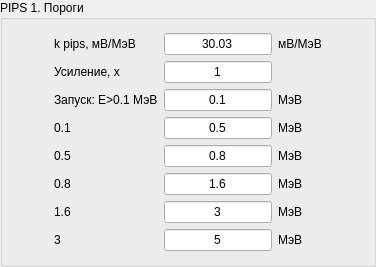
                            <widget class="QGroupBox" name="groupBox_2">
                             <property name="title">
                              <string>PIPS 1. Пороги</string>
                             </property>
                             <layout class="QGridLayout" name="gridLayout_5">
                              <item row="4" column="1">
                               <widget class="QLabel" name="label_6">
                                <property name="sizePolicy">
                                 <sizepolicy hsizetype="Maximum" vsizetype="Maximum">
                                  <horstretch>0</horstretch>
                                  <verstretch>0</verstretch>
                                 </sizepolicy>
                                </property>
                                <property name="text">
                                 <string>0.1&lt;E≤0.5 МэВ</string>
                                </property>
                               </widget>
                              </item>
                              <item row="3" column="3">
                               <widget class="QLabel" name="label_unit_1">
                                <property name="sizePolicy">
                                 <sizepolicy hsizetype="Maximum" vsizetype="Maximum">
                                  <horstretch>0</horstretch>
                                  <verstretch>0</verstretch>
                                 </sizepolicy>
                                </property>
                                <property name="text">
                                 <string>МэВ</string>
                                </property>
                               </widget>
                              </item>
                              <item row="9" column="2">
                               <widget class="QLineEdit" name="lineEdit_th_e_3">
                                <property name="text">
                                 <string>3</string>
                                </property>
                                <property name="alignment">
                                 <set>Qt::AlignCenter</set>
                                </property>
                               </widget>
                              </item>
                              <item row="5" column="1">
                               <widget class="QLabel" name="label_7">
                                <property name="sizePolicy">
                                 <sizepolicy hsizetype="Maximum" vsizetype="Maximum">
                                  <horstretch>0</horstretch>
                                  <verstretch>0</verstretch>
                                 </sizepolicy>
                                </property>
                                <property name="text">
                                 <string>0.5&lt;E≤0.8 МэВ</string>
                                </property>
                               </widget>
                              </item>
                              <item row="9" column="0">
                               <spacer name="horizontalSpacer_12">
                                <property name="orientation">
                                 <enum>Qt::Horizontal</enum>
                                </property>
                                <property name="sizeHint" stdset="0">
                                 <size>
                                  <width>40</width>
                                  <height>20</height>
                                 </size>
                                </property>
                               </spacer>
                              </item>
                              <item row="4" column="3">
                               <widget class="QLabel" name="label_unit_2">
                                <property name="sizePolicy">
                                 <sizepolicy hsizetype="Maximum" vsizetype="Maximum">
                                  <horstretch>0</horstretch>
                                  <verstretch>0</verstretch>
                                 </sizepolicy>
                                </property>
                                <property name="text">
                                 <string>МэВ</string>
                                </property>
                               </widget>
                              </item>
                              <item row="9" column="1">
                               <widget class="QLabel" name="label_9">
                                <property name="sizePolicy">
                                 <sizepolicy hsizetype="Maximum" vsizetype="Maximum">
                                  <horstretch>0</horstretch>
                                  <verstretch>0</verstretch>
                                 </sizepolicy>
                                </property>
                                <property name="text">
                                 <string>1.6&lt;E≤3 МэВ</string>
                                </property>
                               </widget>
                              </item>
                              <item row="7" column="3">
                               <widget class="QLabel" name="label_unit_4">
                                <property name="sizePolicy">
                                 <sizepolicy hsizetype="Maximum" vsizetype="Maximum">
                                  <horstretch>0</horstretch>
                                  <verstretch>0</verstretch>
                                 </sizepolicy>
                                </property>
                                <property name="text">
                                 <string>МэВ</string>
                                </property>
                               </widget>
                              </item>
                              <item row="9" column="3">
                               <widget class="QLabel" name="label_unit_5">
                                <property name="sizePolicy">
                                 <sizepolicy hsizetype="Maximum" vsizetype="Maximum">
                                  <horstretch>0</horstretch>
                                  <verstretch>0</verstretch>
                                 </sizepolicy>
                                </property>
                                <property name="text">
                                 <string>МэВ</string>
                                </property>
                               </widget>
                              </item>
                              <item row="5" column="3">
                               <widget class="QLabel" name="label_unit_3">
                                <property name="sizePolicy">
                                 <sizepolicy hsizetype="Maximum" vsizetype="Maximum">
                                  <horstretch>0</horstretch>
                                  <verstretch>0</verstretch>
                                 </sizepolicy>
                                </property>
                                <property name="text">
                                 <string>МэВ</string>
                                </property>
                               </widget>
                              </item>
                              <item row="10" column="3">
                               <widget class="QLabel" name="label_unit_6">
                                <property name="sizePolicy">
                                 <sizepolicy hsizetype="Maximum" vsizetype="Maximum">
                                  <horstretch>0</horstretch>
                                  <verstretch>0</verstretch>
                                 </sizepolicy>
                                </property>
                                <property name="text">
                                 <string>МэВ</string>
                                </property>
                               </widget>
                              </item>
                              <item row="1" column="2">
                               <widget class="QLineEdit" name="lineEdit_pips1_MeV_to_mV">
                                <property name="text">
                                 <string>30.03</string>
                                </property>
                                <property name="alignment">
                                 <set>Qt::AlignCenter</set>
                                </property>
                               </widget>
                              </item>
                              <item row="1" column="3">
                               <widget class="QLabel" name="label_17">
                                <property name="text">
                                 <string>мВ/МэВ</string>
                                </property>
                               </widget>
                              </item>
                              <item row="1" column="1">
                               <widget class="QLabel" name="label_3">
                                <property name="text">
                                 <string>k pips, мВ/МэВ</string>
                                </property>
                               </widget>
                              </item>
                              <item row="2" column="2">
                               <widget class="QLineEdit" name="lineEdit_pips1_amplif">
                                <property name="text">
                                 <string>1</string>
                                </property>
                                <property name="alignment">
                                 <set>Qt::AlignCenter</set>
                                </property>
                               </widget>
                              </item>
                              <item row="2" column="1">
                               <widget class="QLabel" name="label_amplif_pips1">
                                <property name="text">
                                 <string>Усиление, x</string>
                                </property>
                               </widget>
                              </item>
                              <item row="5" column="2">
                               <widget class="QLineEdit" name="lineEdit_th_e_0_8">
                                <property name="text">
                                 <string>0.8</string>
                                </property>
                                <property name="alignment">
                                 <set>Qt::AlignCenter</set>
                                </property>
                               </widget>
                              </item>
                              <item row="3" column="1">
                               <widget class="QLabel" name="label_2">
                                <property name="sizePolicy">
                                 <sizepolicy hsizetype="Maximum" vsizetype="Maximum">
                                  <horstretch>0</horstretch>
                                  <verstretch>0</verstretch>
                                 </sizepolicy>
                                </property>
                                <property name="text">
                                 <string>Запуск: E&gt;0.1 МэВ</string>
                                </property>
                               </widget>
                              </item>
                              <item row="10" column="1">
                               <widget class="QLabel" name="label_15">
                                <property name="sizePolicy">
                                 <sizepolicy hsizetype="Maximum" vsizetype="Maximum">
                                  <horstretch>0</horstretch>
                                  <verstretch>0</verstretch>
                                 </sizepolicy>
                                </property>
                                <property name="text">
                                 <string>3&lt;E≤5 МэВ</string>
                                </property>
                               </widget>
                              </item>
                              <item row="13" column="2">
                               <spacer name="verticalSpacer_7">
                                <property name="orientation">
                                 <enum>Qt::Vertical</enum>
                                </property>
                                <property name="sizeHint" stdset="0">
                                 <size>
                                  <width>2</width>
                                  <height>2</height>
                                 </size>
                                </property>
                               </spacer>
                              </item>
                              <item row="7" column="2">
                               <widget class="QLineEdit" name="lineEdit_th_e_1_6">
                                <property name="text">
                                 <string>1.6</string>
                                </property>
                                <property name="alignment">
                                 <set>Qt::AlignCenter</set>
                                </property>
                               </widget>
                              </item>
                              <item row="7" column="1">
                               <widget class="QLabel" name="label_8">
                                <property name="sizePolicy">
                                 <sizepolicy hsizetype="Maximum" vsizetype="Maximum">
                                  <horstretch>0</horstretch>
                                  <verstretch>0</verstretch>
                                 </sizepolicy>
                                </property>
                                <property name="text">
                                 <string>0.8&lt;E≤1.6 МэВ</string>
                                </property>
                               </widget>
                              </item>
                              <item row="4" column="2">
                               <widget class="QLineEdit" name="lineEdit_th_e_0_5">
                                <property name="text">
                                 <string>0.5</string>
                                </property>
                                <property name="alignment">
                                 <set>Qt::AlignCenter</set>
                                </property>
                               </widget>
                              </item>
                              <item row="0" column="2">
                               <spacer name="verticalSpacer_6">
                                <property name="orientation">
                                 <enum>Qt::Vertical</enum>
                                </property>
                                <property name="sizeHint" stdset="0">
                                 <size>
                                  <width>2</width>
                                  <height>2</height>
                                 </size>
                                </property>
                               </spacer>
                              </item>
                              <item row="4" column="7">
                               <spacer name="horizontalSpacer_13">
                                <property name="orientation">
                                 <enum>Qt::Horizontal</enum>
                                </property>
                                <property name="sizeHint" stdset="0">
                                 <size>
                                  <width>40</width>
                                  <height>20</height>
                                 </size>
                                </property>
                               </spacer>
                              </item>
                              <item row="3" column="2">
                               <widget class="QLineEdit" name="lineEdit_th_pips1_0_1">
                                <property name="text">
                                 <string>0.1</string>
                                </property>
                                <property name="alignment">
                                 <set>Qt::AlignCenter</set>
                                </property>
                               </widget>
                              </item>
                              <item row="10" column="2">
                               <widget class="QLineEdit" name="lineEdit_th_e_5">
                                <property name="text">
                                 <string>5</string>
                                </property>
                                <property name="alignment">
                                 <set>Qt::AlignCenter</set>
                                </property>
                               </widget>
                              </item>
                             </layout>
                            </widget>
